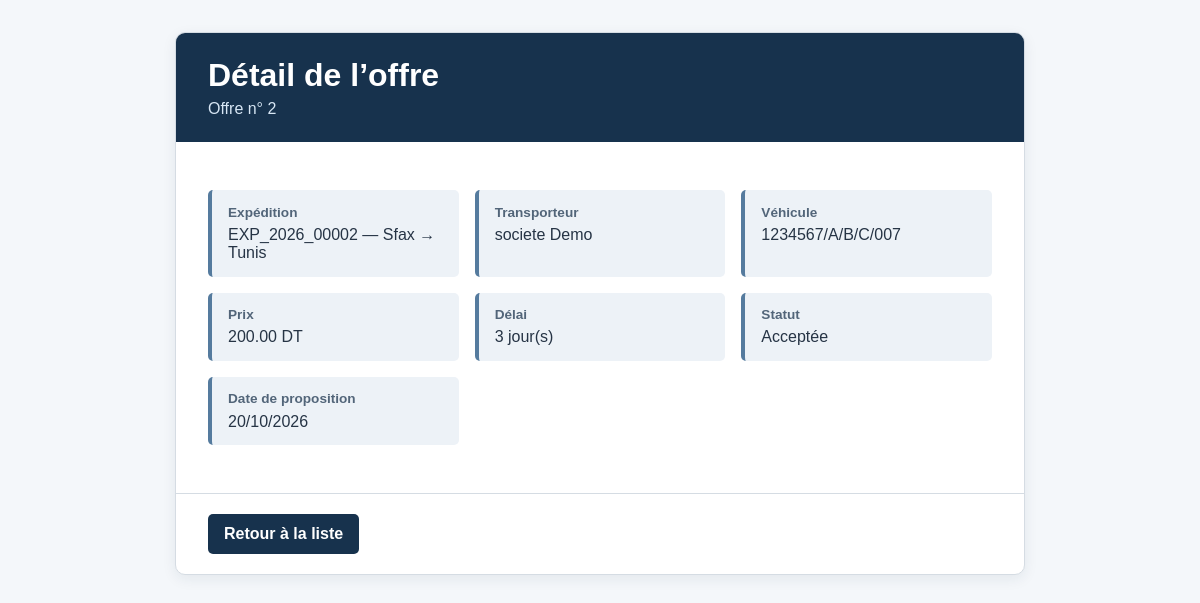
Screenshot of /offre/2/ with the database file from the repository.
### OffreApp/models.py (models this page shows, shortened)
class Offre(models.Model):
    STATUT_CHOICES = [
        ('proposee', 'Proposée'),
        ('acceptee', 'Acceptée'),
        ('refusee', 'Refusée'),
        ('retiree', 'Retirée'),
    ]
    prix = models.DecimalField(
        max_digits=10,
        decimal_places=2,
        validators=[MinValueValidator(0.01)],
    )
    delai_jours = models.PositiveIntegerField(
        validators=[MinValueValidator(1)],
    )
    statut = models.CharField(
        max_length=20,
        choices=STATUT_CHOICES,
        default='proposee',
    )
    date_proposition = models.DateField(auto_now_add=True)
    expedition = models.ForeignKey(
        Expedition,
        on_delete=models.CASCADE,
        related_name='offres',
    )
    transporteur = models.ForeignKey(
        Entreprise,
        on_delete=models.CASCADE,
        related_name='offres',
        limit_choices_to={'type_entreprise': 'transporteur'},
    )
    vehicule = models.ForeignKey(
        Vehicule,
        on_delete=models.CASCADE,
        related_name='offres',
    )
    created_at = models.DateTimeField(auto_now_add=True)
    updated_at = models.DateTimeField(auto_now=True)
    class Meta:
        ordering = ['-created_at']

### ExpeditionApp/models.py (models this page shows, shortened)
class Expedition(models.Model):
    STATUT_CHOICES = [
        ('publiee', 'Publiée'),
        ('attribuee', 'Attribuée'),
        ('en_cours', 'En cours'),
        ('livree', 'Livrée'),
        ('annulee', 'Annulée'),
    ]
    reference = models.CharField(max_length=20, unique=True, blank=True)
    ville_depart = models.CharField(max_length=100)
    ville_arrivee = models.CharField(max_length=100)
    poids_kg = models.DecimalField(
        max_digits=10,
        decimal_places=2,
        validators=[MinValueValidator(0.01)],
    )
    date_souhaitee = models.DateField()
    description = models.TextField(blank=True)
    statut = models.CharField(max_length=20, choices=STATUT_CHOICES, default='publiee')
    entreprise = models.ForeignKey(
        Entreprise,
        on_delete=models.CASCADE,
        related_name='expeditions',
        limit_choices_to={'type_entreprise': 'chargeur'},
    )
    created_at = models.DateTimeField(auto_now_add=True)
    updated_at = models.DateTimeField(auto_now=True)
    class Meta:
        ordering = ['-created_at']

### EntrepriseApp/models.py (models this page shows, shortened)
class Entreprise(models.Model):
    raison_sociale = models.CharField(max_length=255, null=False, blank=False)
    matricule_fiscal = models.CharField(
        max_length=17,
        unique=True,
        validators=[matricule_fiscal_validator],
    )
    type_entreprise = models.CharField(
        max_length=100,
        choices=[
            ('chargeur', 'Chargeur'),
            ('transporteur', 'Transporteur'),
        ],
        default='chargeur',
    )
    adresse = models.TextField()
    created_at = models.DateTimeField(auto_now_add=True)
    updated_at = models.DateTimeField(auto_now=True)
    utilisateur = models.OneToOneField(
        Utilisateur,
        on_delete=models.CASCADE,
        related_name='entreprise',
    )

### VehiculeApp/models.py (models this page shows, shortened)
class Vehicule(models.Model):
    TYPE_VEHICULE_CHOICES = [
        ('camionnette', 'Camionnette'),
        ('fourgon', 'Fourgon'),
        ('camion porteur', 'Camion porteur'),
        ('semi-remorque', 'Semi-remorque'),
    ]
    immatriculation = models.CharField(max_length=20, unique=True)
    capacite_kg = models.PositiveIntegerField(
        validators=[MinValueValidator(100, 'Capacité doit être supérieure à 100 kg.')]
    )
    disponible = models.BooleanField(default=True)
    type_vehicule = models.CharField(
        max_length=50,
        choices=TYPE_VEHICULE_CHOICES,
        default='camionnette',
    )
    created_at = models.DateTimeField(auto_now_add=True)
    updated_at = models.DateTimeField(auto_now=True)
    entreprise = models.ForeignKey(
        Entreprise,
        on_delete=models.CASCADE,
        related_name='vehicules',
        limit_choices_to={'type_entreprise': 'transporteur'},
    )

### OffreApp/views.py (the view)
# urls.py: path('<int:pk>/', OffreDetailView.as_view(), name='offre_detail'),
class OffreDetailView(DetailView):
    model = Offre
    template_name = 'offre/detail.html'
    context_object_name = 'offre'
    queryset = Offre.objects.select_related(
        'expedition',
        'transporteur',
        'vehicule',
    )

### templates/offre/detail.html (shortened to what this page needs)
<!DOCTYPE html>
<html lang="fr">
<head>
</head>
<body>
    <main>
        <header class="page-header">
            <h1>Détail de l’offre</h1>
            <p class="reference">Offre n° {{ offre.pk }}</p>
        </header>
        <dl class="details">
            <div class="detail-item"><dt>Expédition</dt><dd>{{ offre.expedition.reference }} — {{ offre.expedition.ville_depart }} → {{ offre.expedition.ville_arrivee }}</dd></div>
            <div class="detail-item"><dt>Transporteur</dt><dd>{{ offre.transporteur.raison_sociale }}</dd></div>
            <div class="detail-item"><dt>Véhicule</dt><dd>{{ offre.vehicule.immatriculation }}</dd></div>
            <div class="detail-item"><dt>Prix</dt><dd>{{ offre.prix }} DT</dd></div>
            <div class="detail-item"><dt>Délai</dt><dd>{{ offre.delai_jours }} jour(s)</dd></div>
            <div class="detail-item"><dt>Statut</dt><dd>{{ offre.get_statut_display }}</dd></div>
            <div class="detail-item"><dt>Date de proposition</dt><dd>{{ offre.date_proposition|date:"d/m/Y" }}</dd></div>
        </dl>
        <footer class="actions">
            <a class="button back-link" href="{% url 'offre_list' %}">Retour à la liste</a>
        </footer>
    </main>
</body>
</html>

### templates/offre/detail.html (style rules this page uses)
* { box-sizing: border-box; }
body { background: #f4f7fa; color: #263445; font-family: Arial, sans-serif; margin: 0; padding: 2rem 1rem; }
main { background: #fff; border: 1px solid #d5dce3; border-radius: 10px; box-shadow: 0 4px 14px rgb(23 50 77 / 8%); margin: 0 auto; max-width: 850px; overflow: hidden; }
.page-header { background: #17324d; color: #fff; padding: 1.5rem 2rem; }
.page-header h1 { margin: 0 0 0.4rem; }
.reference { color: #d7e6f4; margin: 0; }
.details { display: grid; gap: 1rem; grid-template-columns: repeat(auto-fit, minmax(220px, 1fr)); padding: 2rem; }
.detail-item { background: #edf2f7; border-left: 4px solid #557b9e; border-radius: 5px; margin: 0; padding: 0.9rem 1rem; }
dt { color: #526579; font-size: 0.85rem; font-weight: 700; margin-bottom: 0.4rem; }
dd { margin: 0; overflow-wrap: anywhere; }
.actions { align-items: center; border-top: 1px solid #d5dce3; display: flex; flex-wrap: wrap; gap: 0.75rem; padding: 1.25rem 2rem; }
.button { border: 0; border-radius: 5px; cursor: pointer; display: inline-block; font: inherit; font-weight: 700; padding: 0.7rem 1rem; text-decoration: none; }
.back-link { background: #17324d; color: #fff; }

### rows the page displays
Offre: pk "2", expedition.reference "EXP_2026_00002", expedition.ville_depart "Sfax", expedition.ville_arrivee "Tunis", transporteur.raison_sociale "societe Demo", vehicule.immatriculation "1234567/A/B/C/007", prix "200.00", delai_jours "3", statut "Acceptée", date_proposition "20/10/2026"
